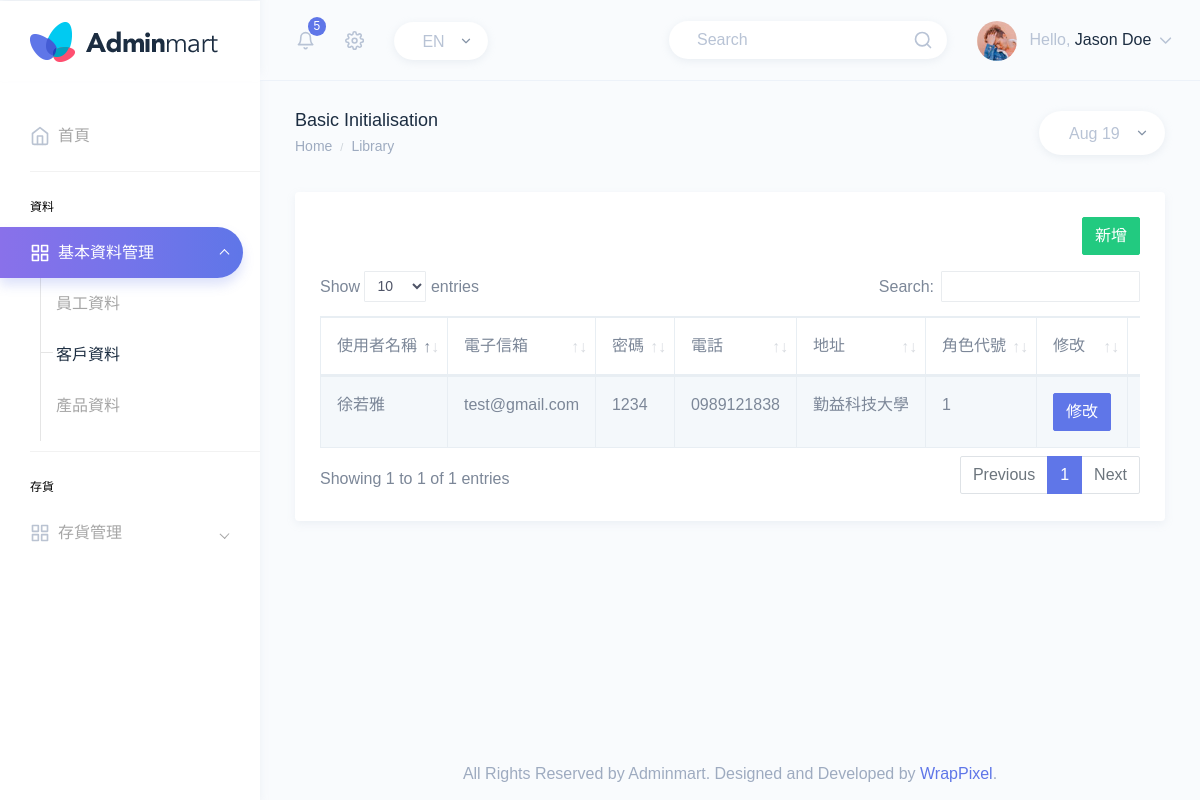
/customer.php, run on the app's committed database.
### tables this page shows
CREATE TABLE `customer` (
  `email` varchar(100) NOT NULL,
  `password` varchar(100) NOT NULL,
  `username` varchar(100) NOT NULL,
  `phone` varchar(100) NOT NULL,
  `address` varchar(200) NOT NULL,
  `role` varchar(10) NOT NULL
);

### customer.php (the view, shortened to what this page needs)
<?php
include('template1.php');
echo"
                                <tr>
                                   <th>使用者名稱</th>
                                    <th>電子信箱</th>
                                    <th>密碼</th>
                                    <th>電話</th>
                                    <th>地址</th>
                                    <th>角色代號</th>
                                    <th>修改</th>
                                    <th>刪除</th>
                                </tr>
                            </thead>
                            <tbody>";
                            include("connect.php");
                            $sql = "SELECT email,role,password,address,username,phone FROM customer where role='1'";
                            $result =$connect->query($sql);
                            while ($row = $result->fetch_assoc()) {
                                $email=$row['email'];
                                $role=$row['role'];
                                $password=$row['password'];
                                $address=$row['address'];
                                $username=$row['username'];
                                $phone=$row['phone'];
                              echo "<tr><TD>$username<TD>$email<td>$password<TD>$phone<TD>$address<TD>$role";
                              echo "<TD><a href=customer.php?op=1&email=$email><button type='button' class='btn btn-primary'>修改 <i class='bi bi-alarm'></i></button></a>";
                              echo "<TD><a href=\"javascript:if(confirm('確實要刪除[$email]嗎?'))location='customer.php?email=$email&op=5'\"><button type='button' class='btn btn-danger'>刪除 <i class='bi bi-trash'></i></button>";
                            }
  ?>

### data on the page
customer: username "徐若雅", email "test@gmail.com", password "1234", phone "0989121838", address "勤益科技大學", role "1"
